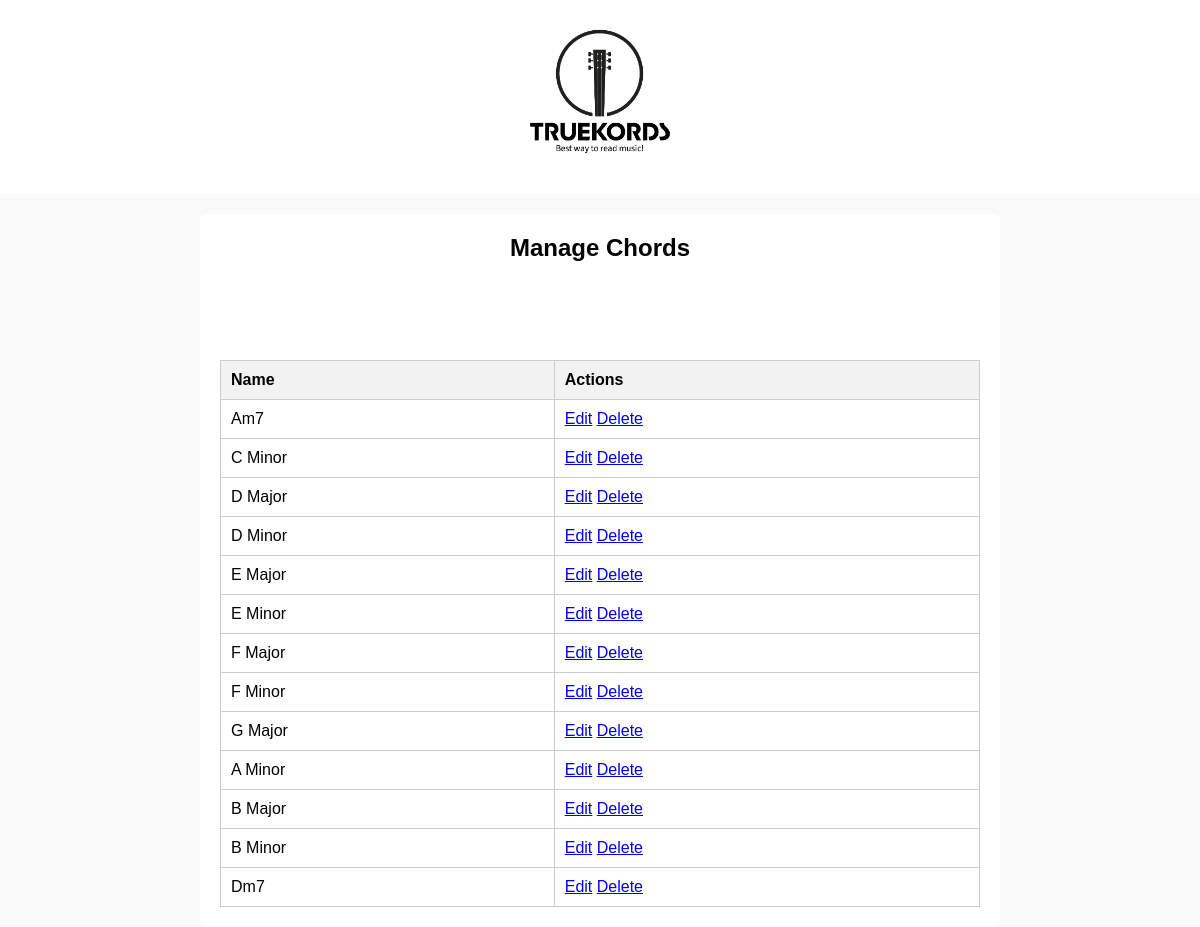
Screenshot of /manage_chords.php (signed in) with the database file from the repository.
### tables this page shows
CREATE TABLE `chords` (
  `id` int(11) NOT NULL,
  `name` varchar(50) NOT NULL,
  `image_path` varchar(255) DEFAULT NULL,
  `description` text DEFAULT NULL,
  `category_id` int(11) DEFAULT NULL
);

### manage_chords.php (the view, shortened to what this page needs)
<?php
$servername = "localhost";
$username = "root";
$password = "";
$dbname = "truekords";
$conn = new mysqli($servername, $username, $password, $dbname);
$sql = "SELECT * FROM chords";
$result = $conn->query($sql);
?>
<!DOCTYPE html>
<html lang="vi">
<head>
    <link rel="stylesheet" href="css/admin.css">
</head>
<body>
    <header>
        <div class="logo">
            <a href="admin.php"><img src="images/logo.png" alt="logo"></a>
        </div>
    </header>
    <div class="admin-container">
        <h1>Manage Chords</h1>
        <a href="add_chord.php" class="button">Add Chord</a>
        <table>
            <thead>
                <tr>
                    <th>Name</th>
                    <th>Actions</th>
                </tr>
            </thead>
            <tbody>
                <?php
                if ($result->num_rows > 0) {
                    while ($chord = $result->fetch_assoc()) {
                        echo "<tr><td>" . htmlspecialchars($chord['name']) . "</td>" .
                             "<td><a href='edit_chord.php?id=" . $chord['id'] . "'>Edit</a>" .
                             " <a href='manage_chords.php?delete=" . $chord['id'] . "'>Delete</a></td></tr>";
                    }
                } else {
                    echo "<tr><td colspan='2'>No chords found.</td></tr>";
                }
                ?>
            </tbody>
        </table>
    </div>
</body>
</html>

### css/admin.css (style rules this page uses)
* { margin: 0; padding: 0; box-sizing: border-box; font-family: 'Poppins', sans-serif; }
body { display: flex; flex-direction: column; align-items: center; justify-content: flex-start; min-height: 100vh; background-color: #f9f9f9; }
header { width: 100%; text-align: center; padding: 20px 0; background-color: #ffffff; color: white; }
header .logo img { max-width: 150px; height: auto; }
.admin-container { width: 100%; max-width: 800px; background-color: white; padding: 20px; border-radius: 5px; box-shadow: 0 0 10px rgba(252, 252, 252, 0.1); margin-top: 20px; text-align: center; }
.admin-container h1 { font-size: 24px; margin-bottom: 20px; }
.button { display: inline-block; padding: 10px 20px; margin-top: 20px; background-color: #ffffff; color: white; text-decoration: none; border-radius: 5px; cursor: pointer; }
table { width: 100%; border-collapse: collapse; margin-top: 20px; }
table, th, td { border: 1px solid #ccc; }
th, td { padding: 10px; text-align: left; }
th { background-color: #f2f2f2; }

### rows the page displays
chords: name "Am7"
chords: name "C Minor"
chords: name "D Major"
chords: name "D Minor"
chords: name "E Major"
chords: name "E Minor"
chords: name "F Major"
chords: name "F Minor"
chords: name "G Major"
chords: name "A Minor"
chords: name "B Major"
chords: name "B Minor"
chords: name "Dm7"
